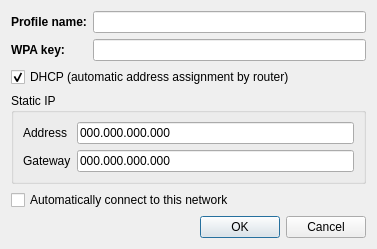
<?xml version="1.0" encoding="UTF-8"?>
<ui version="4.0">
 <class>IPConfig</class>
 <widget class="QDialog" name="IPConfig">
  <property name="geometry">
   <rect>
    <x>0</x>
    <y>0</y>
    <width>377</width>
    <height>236</height>
   </rect>
  </property>
  <property name="windowTitle">
   <string>Dialog</string>
  </property>
  <layout class="QVBoxLayout" name="verticalLayout">
   <item>
    <layout class="QFormLayout" name="formLayout">
     <property name="fieldGrowthPolicy">
      <enum>QFormLayout::ExpandingFieldsGrow</enum>
     </property>
     <item row="0" column="0">
      <widget class="QLabel" name="label_3">
       <property name="font">
        <font>
         <weight>75</weight>
         <bold>true</bold>
        </font>
       </property>
       <property name="text">
        <string>Profile name:</string>
       </property>
      </widget>
     </item>
     <item row="0" column="1">
      <widget class="QLineEdit" name="profile"/>
     </item>
     <item row="1" column="0">
      <widget class="QLabel" name="keyLabel">
       <property name="font">
        <font>
         <weight>75</weight>
         <bold>true</bold>
        </font>
       </property>
       <property name="text">
        <string>WPA key:</string>
       </property>
      </widget>
     </item>
     <item row="1" column="1">
      <widget class="QLineEdit" name="key"/>
     </item>
    </layout>
   </item>
   <item>
    <widget class="QCheckBox" name="dhcp">
     <property name="text">
      <string>DHCP (automatic address assignment by router)</string>
     </property>
     <property name="checked">
      <bool>true</bool>
     </property>
    </widget>
   </item>
   <item>
    <widget class="QGroupBox" name="staticGroup">
     <property name="title">
      <string>Static IP</string>
     </property>
     <layout class="QFormLayout" name="formLayout_2">
      <item row="0" column="0">
       <widget class="QLabel" name="label">
        <property name="text">
         <string>Address</string>
        </property>
       </widget>
      </item>
      <item row="0" column="1">
       <widget class="QLineEdit" name="ipv4">
        <property name="inputMask">
         <string>000.000.000.000; </string>
        </property>
        <property name="text">
         <string>000.000.000.000</string>
        </property>
       </widget>
      </item>
      <item row="1" column="0">
       <widget class="QLabel" name="label_2">
        <property name="text">
         <string>Gateway</string>
        </property>
       </widget>
      </item>
      <item row="1" column="1">
       <widget class="QLineEdit" name="gateway4">
        <property name="inputMask">
         <string>000.000.000.000; </string>
        </property>
        <property name="text">
         <string>000.000.000.000</string>
        </property>
       </widget>
      </item>
     </layout>
    </widget>
   </item>
   <item>
    <spacer name="verticalSpacer">
     <property name="orientation">
      <enum>Qt::Vertical</enum>
     </property>
     <property name="sizeHint" stdset="0">
      <size>
       <width>20</width>
       <height>40</height>
      </size>
     </property>
    </spacer>
   </item>
   <item>
    <widget class="QCheckBox" name="autoConnect">
     <property name="text">
      <string>Automatically connect to this network</string>
     </property>
    </widget>
   </item>
   <item>
    <widget class="QDialogButtonBox" name="buttonBox">
     <property name="orientation">
      <enum>Qt::Horizontal</enum>
     </property>
     <property name="standardButtons">
      <set>QDialogButtonBox::Cancel|QDialogButtonBox::Ok</set>
     </property>
    </widget>
   </item>
  </layout>
 </widget>
 <resources/>
 <connections>
  <connection>
   <sender>buttonBox</sender>
   <signal>accepted()</signal>
   <receiver>IPConfig</receiver>
   <slot>accept()</slot>
   <hints>
    <hint type="sourcelabel">
     <x>226</x>
     <y>337</y>
    </hint>
    <hint type="destinationlabel">
     <x>157</x>
     <y>274</y>
    </hint>
   </hints>
  </connection>
  <connection>
   <sender>buttonBox</sender>
   <signal>rejected()</signal>
   <receiver>IPConfig</receiver>
   <slot>reject()</slot>
   <hints>
    <hint type="sourcelabel">
     <x>316</x>
     <y>324</y>
    </hint>
    <hint type="destinationlabel">
     <x>286</x>
     <y>274</y>
    </hint>
   </hints>
  </connection>
  <connection>
   <sender>dhcp</sender>
   <signal>toggled(bool)</signal>
   <receiver>staticGroup</receiver>
   <slot>setHidden(bool)</slot>
   <hints>
    <hint type="sourcelabel">
     <x>76</x>
     <y>40</y>
    </hint>
    <hint type="destinationlabel">
     <x>93</x>
     <y>85</y>
    </hint>
   </hints>
  </connection>
 </connections>
</ui>
